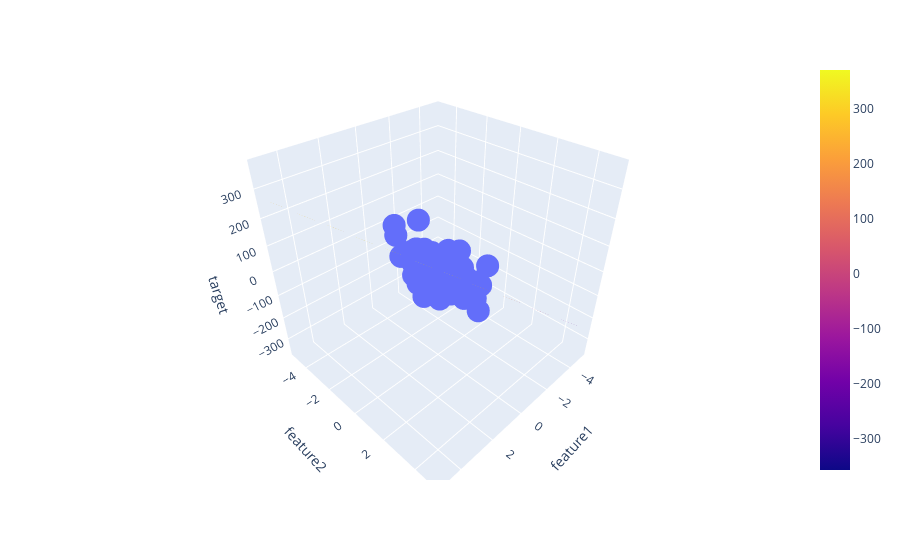

Notebook code cell kept with this figure:
### Code cell
fig = px.scatter_3d(df, x='feature1', y='feature2', z='target')

fig.add_trace(go.Surface(x = x, y = y, z = z))

fig.show()
